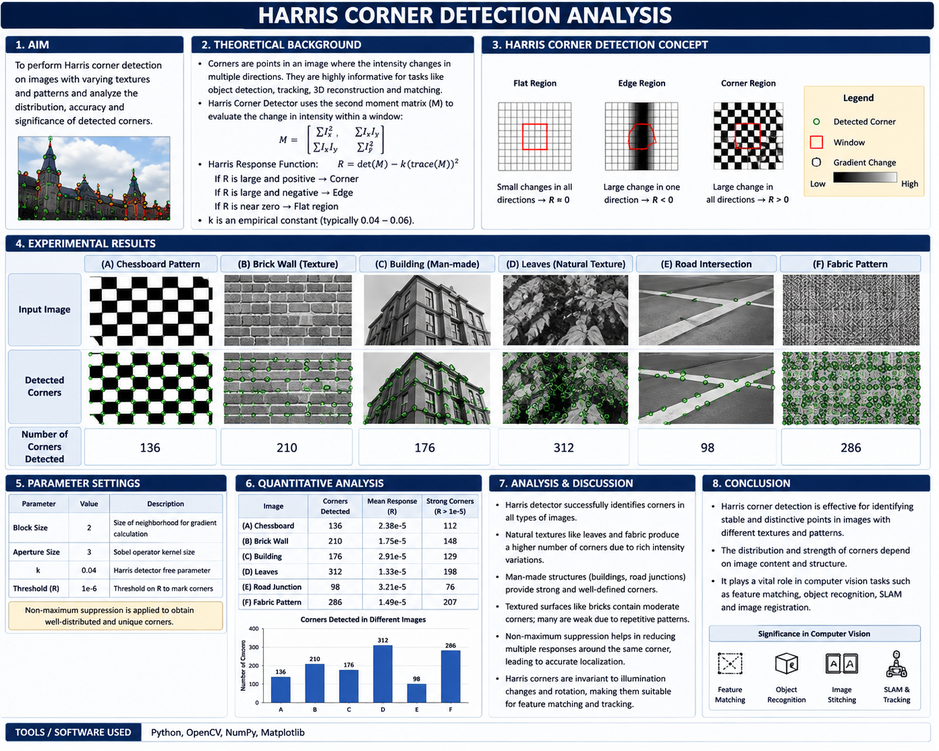
#> input picture C03/AT1/q04/E-4.png, 939 x 751 px, shrunk from 1402 x 1122 before the run
$ python e_4.py
#> lines starting #> are read from the running program, lines starting #| are printed output that depends on the picture; after the words box and inside, x2 and y2 are one past the last pixel; in counts of white or black regions, pixels touching at a corner belong together
# -*- coding: utf-8 -*-
"""E-4

Automatically generated by Colab.

Original file is located at
    https://colab.research.google.com/drive/1_jJZWZM8qGhhUSEPZ4KrL4lr59w50AzJ
"""

import cv2
import numpy as np
import matplotlib.pyplot as plt
from google.colab import files

# Upload image
f = files.upload()
#> the answer given: E-4.png
img = cv2.imread(list(f.keys())[0])
#> img is the input picture: shape (751, 939, 3); mean B, G, R 201.2, 195.3, 190.3

# Convert to grayscale
gray = cv2.cvtColor(img, cv2.COLOR_BGR2GRAY)
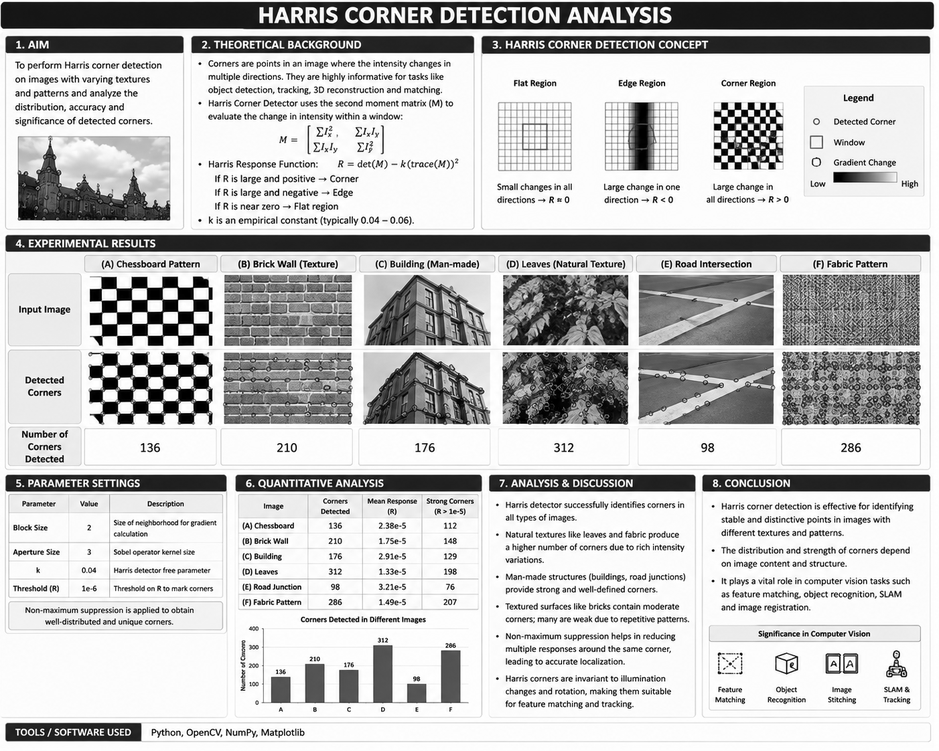
#> gray: shape (751, 939); min 0, max 255, mean 194.5

# Harris corner detection
gray = np.float32(gray)
corners = cv2.cornerHarris(gray, 2, 3, 0.04)
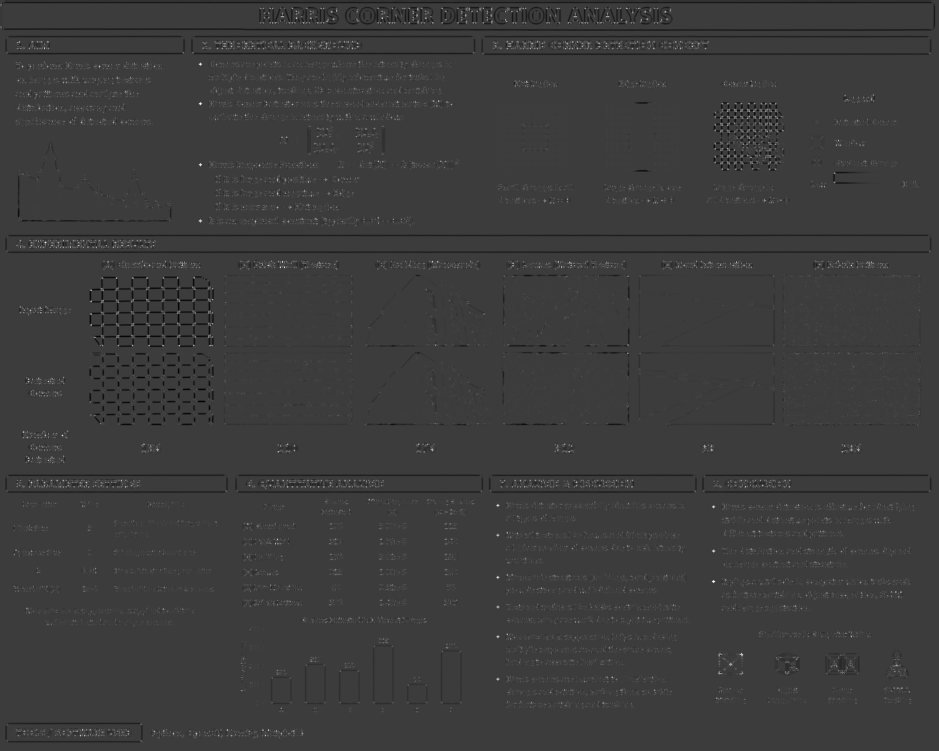
#> corners: shape (751, 939) float32; min -123365192, max 395178784, mean -27022.5; drawn with min black and max white

# Mark strong corners
result = img.copy()
result[corners > 0.01 * corners.max()] = [0, 0, 255]
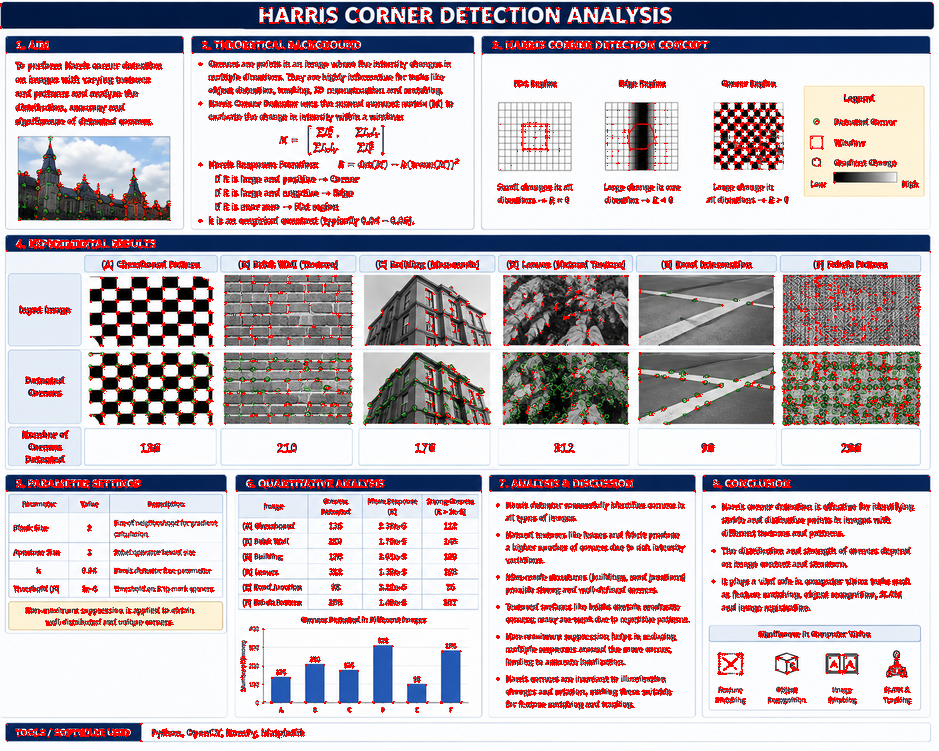
#> result: shape (751, 939, 3); 7.67% of pixels changed, all inside (x1, y1, x2, y2) = (0, 3, 933, 742)

# Display
plt.figure(figsize=(10, 4))

plt.subplot(1, 2, 1)
plt.imshow(cv2.cvtColor(img, cv2.COLOR_BGR2RGB))
plt.title("Original Image")
plt.axis("off")

plt.subplot(1, 2, 2)
plt.imshow(cv2.cvtColor(result, cv2.COLOR_BGR2RGB))
plt.title("Harris Corners")
plt.axis("off")

plt.show()
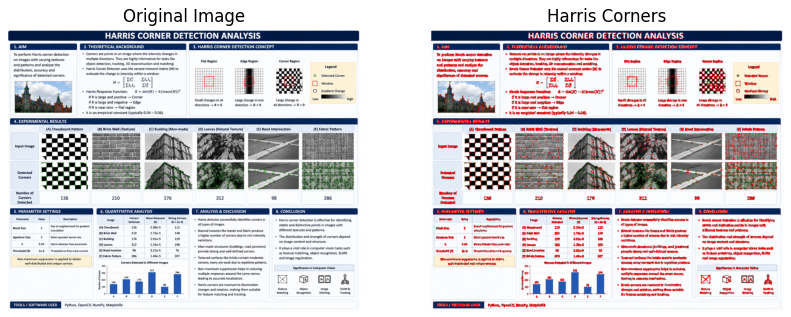
#> figure drawn by matplotlib, 2 panels

# Number of detected corners
print("Number of corners:",
      np.sum(corners > 0.01 * corners.max()))
#| Number of corners: 54112
